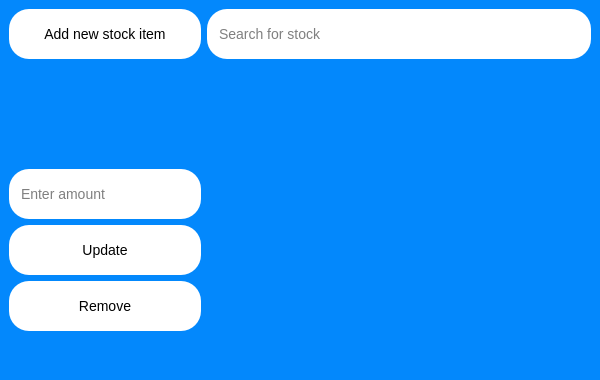
<?xml version="1.0" encoding="UTF-8"?>
<ui version="4.0">
 <class>StockManager</class>
 <widget class="QMainWindow" name="StockManager">
  <property name="geometry">
   <rect>
    <x>0</x>
    <y>0</y>
    <width>600</width>
    <height>380</height>
   </rect>
  </property>
  <property name="windowTitle">
   <string>MainWindow</string>
  </property>
  <property name="styleSheet">
   <string notr="true">/*General Styling*/

* {
	font: 10pt &quot;Roboto&quot;;
    font-size: 14px;
	line-height: 20px;
	background-color: #0388fc;
	color: #000000;
}

/* Text box styling*/

QTextBrowser {
	border: none;
	padding-left:10px; 
	padding-top:10px;
	background-color: #FFFFFF;
	border-radius: 20px;
}

/* Line edit styling */
QLineEdit {
	border: 10px;
	border-color: #fc7303;
	padding-left:10px; 
	background-color: #FFFFFF;
	border-radius: 20px;
}
QLineEdit::hover {
	border: 5px solid;
	border-color: #fc7303;
}

/* Label styling */
QLabel {
	border: none;
	border-radius: 20px;
	padding-left:10px; 
	background-color: #FFFFFF;
	color: #fc7303;
	font-size: 30px;
}

/* Scroll bar */
QScrollBar
{
	width:10px;
	border: none;
    background: #0388fc;
}
QScrollBar::add-page, QScrollBar::sub-page 
{
	background: #0388fc;
}
QScrollBar::add-line, QScrollBar::sub-line 
{
	background: #0388fc;
}
QScrollBar::handle
{
	background-color: #fc7303;
	min-height: 30px;
	border-radius: 5px;
	border:none;
}
QScrollBar::up-arrow
{
	background: none;
}
QScrollBar::down-arrow
{
	background: none;
}

/* Button styling */
QPushButton {
	background-color: #ffffff;
	border-radius: 20px;
}
QPushButton::hover {
	border: 5px solid;
	border-color: #fc7303;
}
QPushButton::pressed {
	background-color: #fc7303;
	color: #ffffff;
}

/* Remove border */
QScrollArea {
	border:none;
}
</string>
  </property>
  <widget class="QWidget" name="centralwidget">
   <layout class="QGridLayout" name="gridLayout_2">
    <item row="0" column="0">
     <layout class="QGridLayout" name="gridLayout" columnstretch="1,2,0">
      <item row="3" column="0">
       <widget class="QLineEdit" name="amount">
        <property name="minimumSize">
         <size>
          <width>0</width>
          <height>50</height>
         </size>
        </property>
        <property name="placeholderText">
         <string>Enter amount</string>
        </property>
       </widget>
      </item>
      <item row="4" column="0">
       <widget class="QPushButton" name="update">
        <property name="minimumSize">
         <size>
          <width>0</width>
          <height>50</height>
         </size>
        </property>
        <property name="text">
         <string>Update</string>
        </property>
       </widget>
      </item>
      <item row="1" column="0">
       <widget class="QPushButton" name="add_stock">
        <property name="minimumSize">
         <size>
          <width>0</width>
          <height>50</height>
         </size>
        </property>
        <property name="text">
         <string>Add new stock item</string>
        </property>
       </widget>
      </item>
      <item row="1" column="1">
       <widget class="QLineEdit" name="name">
        <property name="minimumSize">
         <size>
          <width>0</width>
          <height>50</height>
         </size>
        </property>
        <property name="placeholderText">
         <string>Search for stock</string>
        </property>
       </widget>
      </item>
      <item row="2" column="1" rowspan="7">
       <widget class="QScrollArea" name="scrollArea">
        <property name="widgetResizable">
         <bool>true</bool>
        </property>
        <widget class="QWidget" name="scrollAreaWidgetContents">
         <property name="geometry">
          <rect>
           <x>0</x>
           <y>0</y>
           <width>383</width>
           <height>282</height>
          </rect>
         </property>
         <layout class="QGridLayout" name="gridLayout_4">
          <item row="0" column="0">
           <layout class="QGridLayout" name="stock_view"/>
          </item>
         </layout>
        </widget>
       </widget>
      </item>
      <item row="5" column="0">
       <widget class="QPushButton" name="remove">
        <property name="minimumSize">
         <size>
          <width>0</width>
          <height>50</height>
         </size>
        </property>
        <property name="text">
         <string>Remove</string>
        </property>
       </widget>
      </item>
      <item row="2" column="0">
       <spacer name="verticalSpacer">
        <property name="orientation">
         <enum>Qt::Vertical</enum>
        </property>
        <property name="sizeHint" stdset="0">
         <size>
          <width>20</width>
          <height>40</height>
         </size>
        </property>
       </spacer>
      </item>
     </layout>
    </item>
   </layout>
  </widget>
  <widget class="QStatusBar" name="statusbar"/>
 </widget>
 <resources/>
 <connections/>
</ui>
